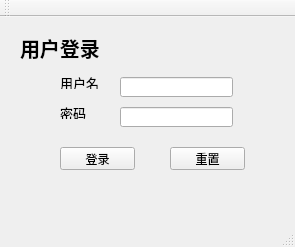
<?xml version="1.0" encoding="UTF-8"?>
<ui version="4.0">
 <class>ZC_Label_SystemClass</class>
 <widget class="QMainWindow" name="ZC_Label_SystemClass">
  <property name="geometry">
   <rect>
    <x>0</x>
    <y>0</y>
    <width>295</width>
    <height>247</height>
   </rect>
  </property>
  <property name="windowTitle">
   <string>ZC_Label_System</string>
  </property>
  <widget class="QWidget" name="centralWidget">
   <widget class="QLabel" name="label_2">
    <property name="geometry">
     <rect>
      <x>60</x>
      <y>60</y>
      <width>54</width>
      <height>12</height>
     </rect>
    </property>
    <property name="font">
     <font>
      <pointsize>10</pointsize>
     </font>
    </property>
    <property name="text">
     <string>用户名</string>
    </property>
   </widget>
   <widget class="QLabel" name="label_3">
    <property name="geometry">
     <rect>
      <x>60</x>
      <y>90</y>
      <width>54</width>
      <height>12</height>
     </rect>
    </property>
    <property name="font">
     <font>
      <pointsize>10</pointsize>
     </font>
    </property>
    <property name="text">
     <string>密码</string>
    </property>
   </widget>
   <widget class="QLineEdit" name="usr">
    <property name="geometry">
     <rect>
      <x>120</x>
      <y>60</y>
      <width>113</width>
      <height>20</height>
     </rect>
    </property>
   </widget>
   <widget class="QLabel" name="label">
    <property name="geometry">
     <rect>
      <x>20</x>
      <y>10</y>
      <width>111</width>
      <height>41</height>
     </rect>
    </property>
    <property name="font">
     <font>
      <family>楷体</family>
      <pointsize>15</pointsize>
      <weight>75</weight>
      <bold>true</bold>
     </font>
    </property>
    <property name="text">
     <string>用户登录</string>
    </property>
   </widget>
   <widget class="QPushButton" name="reset">
    <property name="geometry">
     <rect>
      <x>170</x>
      <y>130</y>
      <width>75</width>
      <height>23</height>
     </rect>
    </property>
    <property name="text">
     <string>重置</string>
    </property>
   </widget>
   <widget class="QPushButton" name="login">
    <property name="geometry">
     <rect>
      <x>60</x>
      <y>130</y>
      <width>75</width>
      <height>23</height>
     </rect>
    </property>
    <property name="text">
     <string>登录</string>
    </property>
    <property name="shortcut">
     <string>Return</string>
    </property>
   </widget>
   <widget class="QLineEdit" name="pwd">
    <property name="geometry">
     <rect>
      <x>120</x>
      <y>90</y>
      <width>113</width>
      <height>20</height>
     </rect>
    </property>
   </widget>
  </widget>
  <widget class="QMenuBar" name="menuBar">
   <property name="geometry">
    <rect>
     <x>0</x>
     <y>0</y>
     <width>295</width>
     <height>23</height>
    </rect>
   </property>
  </widget>
  <widget class="QToolBar" name="mainToolBar">
   <attribute name="toolBarArea">
    <enum>TopToolBarArea</enum>
   </attribute>
   <attribute name="toolBarBreak">
    <bool>false</bool>
   </attribute>
  </widget>
  <widget class="QStatusBar" name="statusBar"/>
 </widget>
 <layoutdefault spacing="6" margin="11"/>
 <resources>
  <include location="ZC_Label_System.qrc"/>
 </resources>
 <connections/>
</ui>
